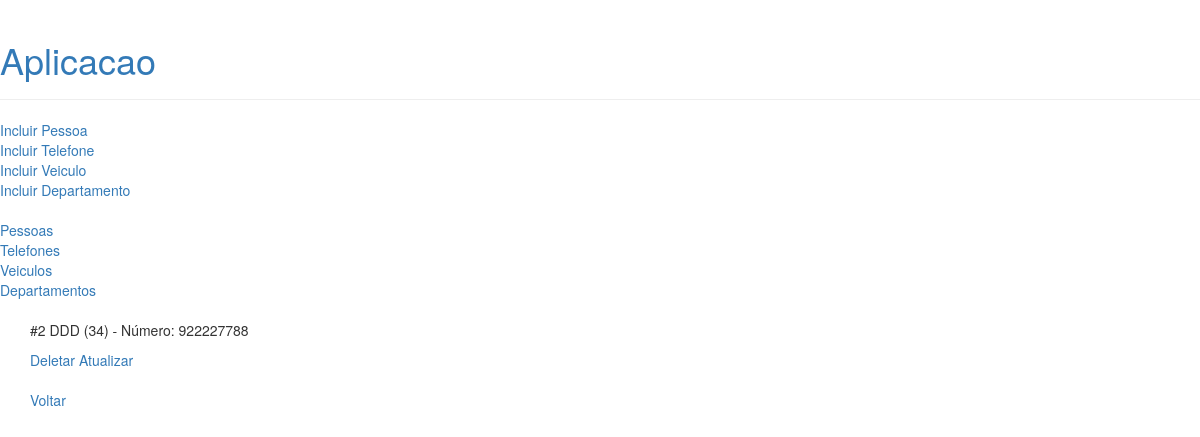
The page /aplicacao/telefone/2 on the database its author committed.
### aplicacao/models.py (models this page shows, shortened)
class Telefone(models.Model):
    ddd = models.IntegerField(null=True)
    numero = models.IntegerField(null=True)
    proprietario = models.ForeignKey(
        Pessoa,
        on_delete=models.RESTRICT,
        null=True
    )
    OPCOES_TIPO_TELEFONE = [
        ('P','Pessoal'),
        ('C','Comercial'),
        ('I','Indefinido')
    ]
    tipo = models.CharField(
        max_length=1,
        choices=OPCOES_TIPO_TELEFONE,
        default='I'
    )
    objects = TelefoneManager()

### aplicacao/views/viewstelefones.py (the view)
# urls.py: path('telefone/<int:phoneid>', viewstelefones.telefone, name='telefone'),
def telefone(request,phoneid):
    if (request.method == 'GET'):
        db_telefone = Telefone.objects.aphone(phoneid=phoneid).values()
        payload = { 'telefone' : list(db_telefone) }
        print(payload)
        template = loader.get_template('telefone/detalhartelefone.html')
        return HttpResponse(template.render(payload, request))

### aplicacao/models.py (called while the page is built)
    def aphone(self,phoneid):
        result = self.filter(id=phoneid)
        return result

### aplicacao/templates/telefone/detalhartelefone.html
{% extends 'base.html' %}
{% block content %}
    {% if telefone %}
        {% for t in telefone %}
            <div>
                <p>#{{t.id}} DDD ({{t.ddd}}) - Número: {{t.numero}}</p>
                <a href="/aplicacao/telefone/deletar/{{t.id}}">Deletar</a>
                <a href="/aplicacao/telefone/atualizar/{{t.id}}">Atualizar</a>
            </div>
        {% endfor %}
    {% else %}
        <p>Não foi possível localizar os dados do telefone.</p>
    {% endif %}
    <br />
    <a href="/aplicacao/telefones">Voltar</a>
{% endblock %}

### rows shown on the page
Telefone: id "2", ddd "34", numero "922227788"
